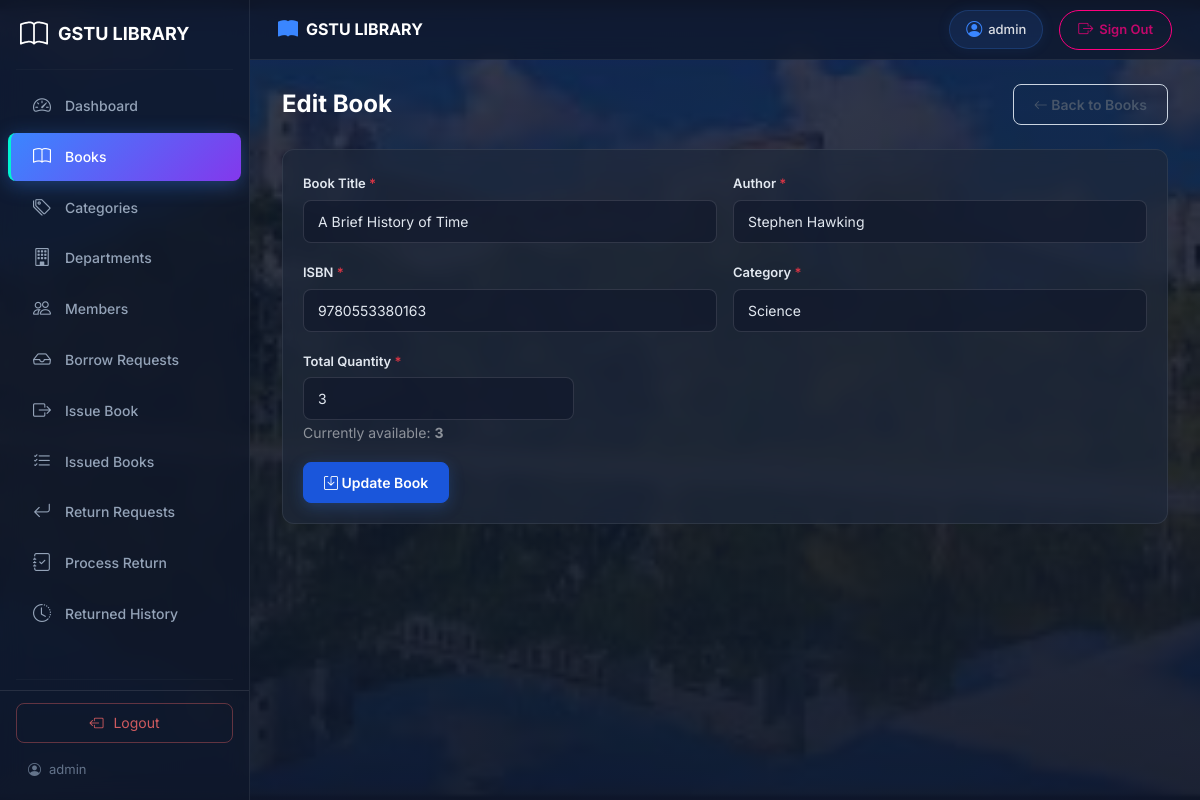
Page /admin/book-edit.php?id=2 (signed in) on the committed database.
### tables this page shows
CREATE TABLE IF NOT EXISTS `books` (
    `id` INT(11) NOT NULL AUTO_INCREMENT,
    `title` VARCHAR(255) NOT NULL,
    `author` VARCHAR(255) NOT NULL,
    `isbn` VARCHAR(20) NOT NULL,
    `category_id` INT(11) NOT NULL,
    `quantity` INT(11) NOT NULL DEFAULT 1 COMMENT 'Total copies owned',
    `available` INT(11) NOT NULL DEFAULT 1 COMMENT 'Copies currently available',
    `created_at` TIMESTAMP NOT NULL DEFAULT CURRENT_TIMESTAMP(),
    PRIMARY KEY (`id`),
    UNIQUE INDEX `isbn` (`isbn`),
    INDEX `category_id` (`category_id`),
    INDEX `title` (`title`),
    CONSTRAINT `fk_books_category` FOREIGN KEY (`category_id`)
        REFERENCES `categories` (`id`) ON UPDATE CASCADE ON DELETE RESTRICT
);

CREATE TABLE IF NOT EXISTS `categories` (
    `id` INT(11) NOT NULL AUTO_INCREMENT,
    `name` VARCHAR(100) NOT NULL,
    `status` TINYINT(1) NOT NULL DEFAULT 1 COMMENT '1=Active, 0=Inactive',
    `created_at` TIMESTAMP NOT NULL DEFAULT CURRENT_TIMESTAMP(),
    PRIMARY KEY (`id`),
    UNIQUE INDEX `name` (`name`)
);

### admin/book-edit.php (the view, shortened to what this page needs)
<?php
$pdo = getConnection();
$bookId = (int)($_GET['id'] ?? 0);
$stmt = $pdo->prepare("SELECT * FROM books WHERE id = :id");
$stmt->execute([':id' => $bookId]);
$book = $stmt->fetch();
$categories = $pdo->query("SELECT * FROM categories ORDER BY name")->fetchAll();
require_once __DIR__ . '/header.php';
require_once __DIR__ . '/sidebar.php';
?>
<div class="main-content">
    <div class="d-flex justify-content-between align-items-center mb-4">
        <h2 class="page-title">Edit Book</h2>
        <a href="books.php" class="btn btn-outline-secondary"><i class="bi bi-arrow-left"></i> Back to Books</a>
    </div>
    <div class="card dashboard-card">
        <div class="card-body">
            <form method="POST" action="">
                <div class="row g-3">
                    <div class="col-md-6">
                        <label for="title" class="form-label">Book Title <span class="text-danger">*</span></label>
                        <input type="text" class="form-control" id="title" name="title"
                               value="<?php echo htmlspecialchars($book['title'], ENT_QUOTES, 'UTF-8'); ?>" required>
                    </div>
                    <div class="col-md-6">
                        <label for="author" class="form-label">Author <span class="text-danger">*</span></label>
                        <input type="text" class="form-control" id="author" name="author"
                               value="<?php echo htmlspecialchars($book['author'], ENT_QUOTES, 'UTF-8'); ?>" required>
                    </div>
                    <div class="col-md-6">
                        <label for="isbn" class="form-label">ISBN <span class="text-danger">*</span></label>
                        <input type="text" class="form-control" id="isbn" name="isbn"
                               value="<?php echo htmlspecialchars($book['isbn'], ENT_QUOTES, 'UTF-8'); ?>" required>
                    </div>
                    <div class="col-md-6">
                        <label for="category_id" class="form-label">Category <span class="text-danger">*</span></label>
                        <select class="form-select" id="category_id" name="category_id" required>
                            <?php foreach ($categories as $cat): ?>
                                <option value="<?php echo $cat['id']; ?>"
                                    <?php echo $book['category_id'] == $cat['id'] ? 'selected' : ''; ?>>
                                    <?php echo htmlspecialchars($cat['name'], ENT_QUOTES, 'UTF-8'); ?>
                                </option>
                            <?php endforeach; ?>
                        </select>
                    </div>
                    <div class="col-md-4">
                        <label for="quantity" class="form-label">Total Quantity <span class="text-danger">*</span></label>
                        <input type="number" class="form-control" id="quantity" name="quantity"
                               value="<?php echo $book['quantity']; ?>" min="1" required>
                        <small class="text-muted">Currently available: <strong><?php echo $book['available']; ?></strong></small>
                    </div>
                    <div class="col-12">
                        <button type="submit" class="btn btn-primary"><i class="bi bi-save"></i> Update Book</button>
                    </div>
                </div>
            </form>
        </div>
    </div>
</div>
<?php require_once __DIR__ . '/footer.php'; ?>

### assets/css/style.css (style rules this page uses)
:root { --primary-blue: #1a56db; --primary-dark: #1e293b; --primary-light: #3b82f6; --accent: #0ea5e9; --gray-50: #f8fafc; --gray-100: #f1f5f9; --gray-200: #e2e8f0; --gray-300: #cbd5e1; --gray-400: #94a3b8; --gray-500: #64748b; --gray-600: #475569; --gray-700: #334155; --gray-800: #1e293b; --gray-900: #0f172a; --success: #10b981; --warning: #f59e0b; --danger: #ef4444; --info: #06b6d4; --sidebar-width: 250px; --header-height: 0px; }
* { margin: 0; padding: 0; box-sizing: border-box; }
body { font-family: 'Inter', -apple-system, BlinkMacSystemFont, 'Segoe UI', Roboto, sans-serif; background-color: var(--gray-50); color: var(--gray-800); line-height: 1.6; }
a { text-decoration: none; color: var(--primary-blue); }
.main-content { flex: 1; margin-left: var(--sidebar-width); padding: 84px 32px 24px; min-height: 100vh; }
.page-title { font-size: 24px; font-weight: 700; color: var(--gray-900); margin: 0; }
.dashboard-card { background: rgba(15, 23, 42, 0.7); backdrop-filter: blur(8px); -webkit-backdrop-filter: blur(8px); border: 1px solid rgba(255, 255, 255, 0.08); border-radius: 12px; overflow: hidden; }
.dashboard-card .card-body { padding: 20px; }
.form-control, .form-select { border: 1.5px solid var(--gray-300); border-radius: 8px; padding: 10px 14px; font-size: 14px; font-family: inherit; transition: border-color 0.2s ease, box-shadow 0.2s ease; }
.form-label { font-size: 13px; font-weight: 600; color: var(--gray-700); margin-bottom: 6px; }
.btn { padding: 9px 20px; font-size: 14px; font-weight: 600; border-radius: 8px; transition: all 0.2s ease; font-family: inherit; }
.btn-primary { background: var(--primary-blue); border-color: var(--primary-blue); box-shadow: 0 4px 15px rgba(58, 134, 255, 0.25); }
.btn-outline-secondary { border-color: var(--gray-300); color: var(--gray-600); }
.admin-body { background: linear-gradient(rgba(15, 23, 42, 0.8), rgba(15, 23, 42, 0.92)), url('../../img/campus.jpg'); background-size: cover; background-position: center; background-repeat: no-repeat; background-attachment: fixed; min-height: 100vh; }
.card.dashboard-card, .dashboard-card { background: rgba(30, 41, 59, 0.7) !important; backdrop-filter: blur(8px); -webkit-backdrop-filter: blur(8px); border: 1px solid rgba(255, 255, 255, 0.08) !important; }
.dashboard-card .table .text-muted, .dashboard-card .text-muted { color: rgba(255, 255, 255, 0.45) !important; }
.dashboard-card .card-body { color: #cbd5e1; }
.dashboard-card .form-control, .dashboard-card .form-select { background: rgba(15, 23, 42, 0.6) !important; border: 1.5px solid rgba(255, 255, 255, 0.12) !important; color: #e2e8f0 !important; }
.dashboard-card .form-control::placeholder { color: rgba(255, 255, 255, 0.3) !important; }
.dashboard-card .form-label { color: #e2e8f0 !important; }
.main-content .page-title { color: #ffffff; }
.main-content .text-muted { color: rgba(255, 255, 255, 0.5) !important; }
.main-content h1, .main-content h2, .main-content h3, .main-content h4, .main-content h5, .main-content h6, .main-content p { color: #e2e8f0; }
.dashboard-card .card-header, .dashboard-card .card-body, .dashboard-card .card-footer, .dashboard-card .table, .dashboard-card .table *, .dashboard-card table, .dashboard-card table * { backdrop-filter: none !important; -webkit-backdrop-filter: none !important; filter: none !important; }

### rows in the picture
books: title "A Brief History of Time", author "Stephen Hawking", isbn "9780553380163", category_id "Science", quantity "3", available "3"

### other values in the picture
$_SESSION['admin_name'] "admin"
